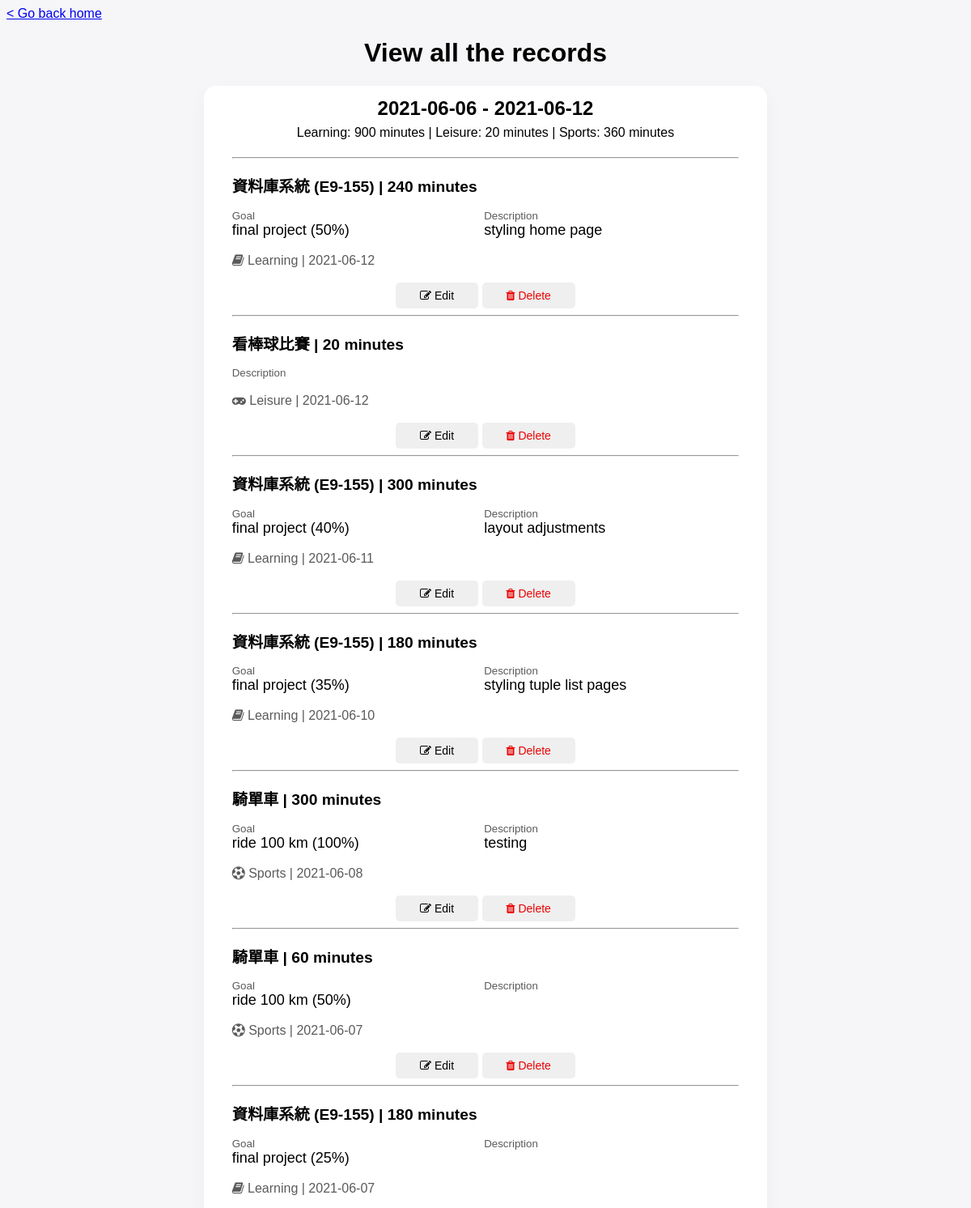
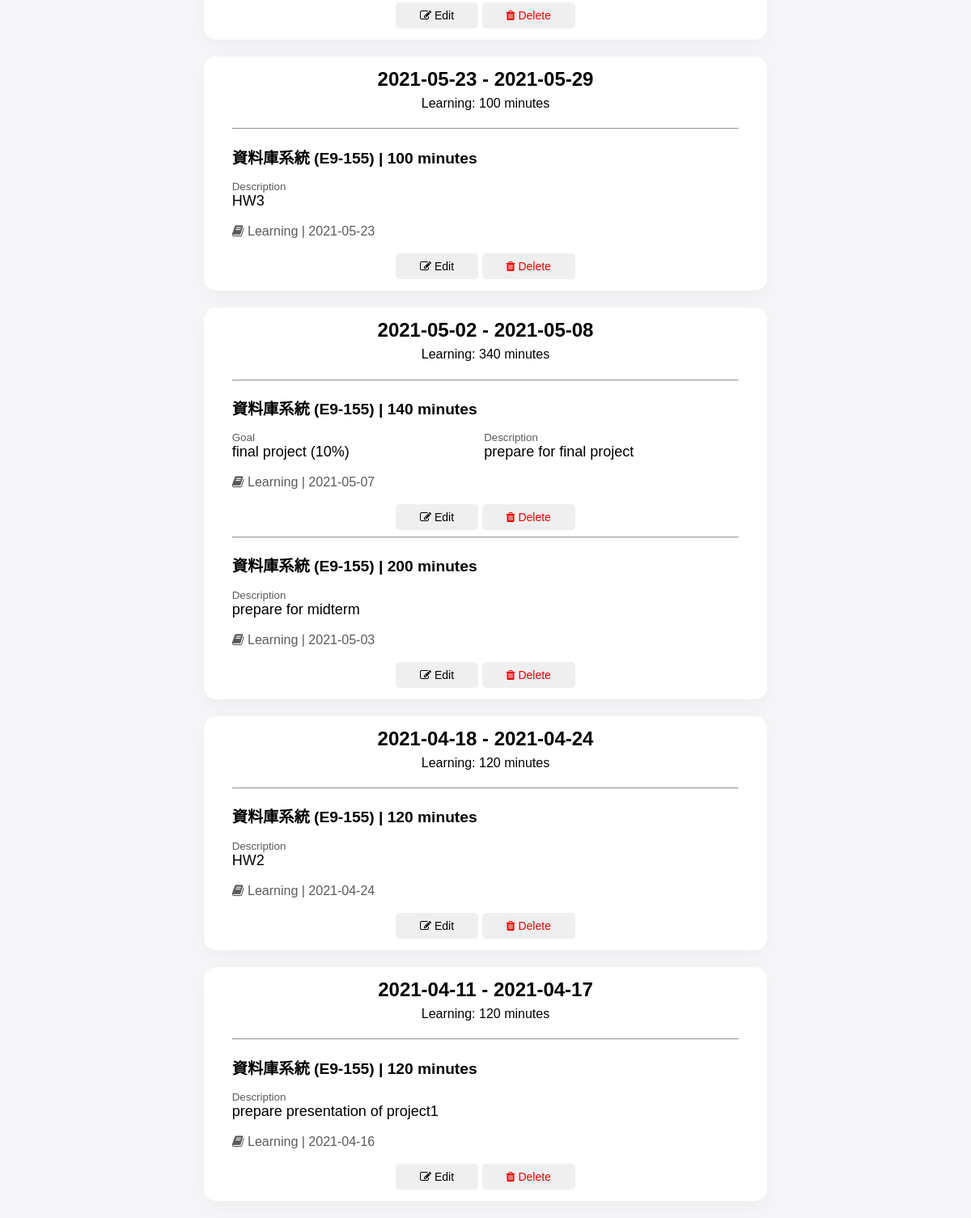
The app's page /records/listAll with its own data (2 pictures, top to bottom).
### MainApp/models.py (models this page shows, shortened)
class Items(db.Model):
    __tablename__ = 'Items'
    Category = db.Column(db.VARCHAR(20), nullable=False)
    ItemNumber = db.Column(db.CHAR(6), primary_key=True)
    Name = db.Column(db.VARCHAR(50), nullable=False)
    item_referenced_by_record = db.relationship('Records', lazy=True, cascade='delete')
    item_referenced_by_goal = db.relationship('Goals', lazy=True, cascade='delete')

class Records(db.Model):
    __tablename__ = 'Records'
    ItemNumber = db.Column(db.CHAR(6), db.ForeignKey('Items.ItemNumber', ondelete='CASCADE'), primary_key=True)
    Date = db.Column(db.CHAR(10), default=datetime.today().strftime("%Y/%m/%d"))
    Duration = db.Column(db.Integer, nullable=False)
    GoalNumber = db.Column(db.CHAR(6), db.ForeignKey('Goals.GoalNumber', ondelete='SET NULL'), default=None)
    AchievePercentage = db.Column(db.Integer, default=0)
    Description = db.Column(db.VARCHAR(100))
    SetDateTime = db.Column(db.CHAR(20), primary_key=True)
    '''
    __table_args__ = (
        db.ForeignKeyConstraint(['ItemNumber'], ['Items.ItemNumber']),
        db.ForeignKeyConstraint(['GoalNumber'], ['Goals.GoalNumber']),
    )
    '''

class Goals(db.Model):
    __tablename__ = 'Goals'
    GoalNumber = db.Column(db.CHAR(6), primary_key=True)
    ItemNumber = db.Column(db.CHAR(6), db.ForeignKey('Items.ItemNumber', ondelete='CASCADE'), nullable=False)
    Goal = db.Column(db.VARCHAR(100), nullable=False)
    Achieved = db.Column(db.CHAR(1), nullable=False)
    AchievePercentage = db.Column(db.Integer, default=0)
    SetDate = db.Column(db.CHAR(10))
    AchieveDate = db.Column(db.CHAR(10))
    '''
    __table_args__ = (
        db.ForeignKeyConstraint(['ItemNumber'], ['Items.ItemNumber']),
    )
    '''
    goal_referenced_by_record = db.relationship('Records', lazy=True, foreign_keys='Records.GoalNumber')

### main.py (the view)
@app.route('/records/listAll')
def records_listAll():
    return records_views.listRecords()

### MainApp/templates/records/record_listAll.html (shortened to what this page needs)
<!doctype html>
<html>
    <link rel="stylesheet" href="/static/records/record_listAll_css.css">
    <link rel="stylesheet" href="https://cdnjs.cloudflare.com/ajax/libs/font-awesome/4.7.0/css/font-awesome.min.css">
    <body onload="setInfo()">
        <a href="/home" title="go to Homepage">&lt; Go back home</a>
        <div id="recordListContainer">
            <h1 class="recordListContainer">View all the records</h1>
            {% for rl in records %}
            <div class="intervalContainer">
                <h2 class="interval">{{bound[loop.index0][0]}} - {{bound[loop.index0][1]}}</h2>
                <h4 class="summary">
                    {{summary[loop.index0][0].Category}}: {{summary[loop.index0][0].Total}} minutes
                    {% for s in summary[loop.index0][1:] %}
                 | {{s.Category}}: {{s.Total}} minutes
                    {% endfor %}
                </h4>
                {% for r in rl %}
                <div class="recordContainer">
                    <hr>
                    {% if r.Category == 'Learning' %}
                        <h3 class="item">{{r.Name}} ({{r.ItemNumber}}) | {{r.Duration}} minutes</h3>
                    {% else %}
                        <h3 class="item">{{r.Name}} | {{r.Duration}} minutes</h3>
                    {% endif %}
                    {% if r.Goal != None %}
                        <div class="recordInfoContainer">
                            <p class="goalTitle">Goal</p>
                            <p class="goal">{{r.Goal}} ({{r.AchievePercentage}}%)</p>
                        </div>
                    {% endif %}
                    <div class="recordInfoContainer">
                        <p class="descriptionTitle">Description</p>
                        <p class="description">{{r.Description}}</p>
                    </div>
                    {% if r.Category == 'Learning' %}
                        <p class="categoryAndDate"><i class="fa fa-book"></i> {{r.Category}} | {{r.Date}}</p>
                    {% elif r.Category == 'Sports' %}
                        <p class="categoryAndDate"><i class="fa fa-soccer-ball-o"></i>  {{r.Category}} | {{r.Date}}</p>
                    {% else %}
                        <p class="categoryAndDate"><i class="fa fa-gamepad"></i>  {{r.Category}} | {{r.Date}}</p>
                    {% endif %}
                    <br>
                    <div class="buttonContainer">
                        <button class="modifyRequestButton" onclick="sendModifyRequest('{{r.ItemNumber}}', '{{r.Date}}', '{{r.SetDateTime}}')"><i class="fa fa-edit"></i> Edit</button>
                        <button class="deleteRequestButton" onclick="deleteWarn('{{r.ItemNumber}}', '{{r.Date}}', '{{r.SetDateTime}}')"><i class="fa fa-trash"></i> Delete</button>
                    </div>
                </div>
                {% endfor %}
            </div>
            {% endfor %}
        </div>
    </body>
</html>

### MainApp/static/records/record_listAll_css.css (style rules this page uses)
body { background-color: #f6f6f8; }
a, li, div, h4, p { font-family: Calibri, sans-serif; }
h1, h2, h3 { font-family: sans-serif; }
h2 { text-align: center; padding-top: 2%; margin-bottom: 1%; }
h3 { font-size: larger; margin-bottom: 0%; }
h4 { margin-top: 1%; font-weight: normal; text-align: center; }
#recordListContainer { width: 60%; text-align: center; margin: auto; }
.intervalContainer { background-color: white; text-align: left; border-width: 1px; border-radius: 15px; box-shadow: 0px 8px 24px rgb(13 13 18 / 4%); margin: 1% 1% 3% 1%; padding-bottom: 2%; }
.recordContainer { width: 90%; margin: auto; }
.recordInfoContainer { width: 49%; display: inline-block; vertical-align: top; }
.goalTitle, .descriptionTitle { color: rgb(90, 90, 90); font-size: smaller; margin-top: 5%; margin-bottom: 0%; }
.goal, .description { font-size: large; margin-top: 0%; }
.categoryAndDate { color: rgb(90, 90, 90); margin: 0; }
.buttonContainer { text-align: center; }
button { border-style: none; border-radius: 5px; font-size: 14px; padding: 8px 30px; cursor: pointer; }
.modifyRequestButton { color: black; }
.deleteRequestButton { color: rgb(235, 4, 4); }

### records on screen
Items: bound "2021-06-06", bound "2021-06-12", Category "Learning", summary "900", bound "2021-05-23", bound "2021-05-29", summary "100", bound "2021-05-02", bound "2021-05-08", summary "340", bound "2021-04-18", bound "2021-04-24", summary "120", bound "2021-04-11", bound "2021-04-17"
Items: Category "Leisure", Total "20"
Items: Category "Sports", Total "360"
Records: Name "資料庫系統", ItemNumber "E9-155", Duration "240", Goal "final project", AchievePercentage "50", Description "styling home page", Category "Learning", Date "2021-06-12"
Records: Name "看棒球比賽", Duration "20", Category "Leisure", Date "2021-06-12"
Records: Name "資料庫系統", ItemNumber "E9-155", Duration "300", Goal "final project", AchievePercentage "40", Description "layout adjustments", Category "Learning", Date "2021-06-11"
Records: Name "資料庫系統", ItemNumber "E9-155", Duration "180", Goal "final project", AchievePercentage "35", Description "styling tuple list pages", Category "Learning", Date "2021-06-10"
Records: Name "騎單車", Duration "300", Goal "ride 100 km", AchievePercentage "100", Description "testing", Category "Sports", Date "2021-06-08"
Records: Name "騎單車", Duration "60", Goal "ride 100 km", AchievePercentage "50", Category "Sports", Date "2021-06-07"
Records: Name "資料庫系統", ItemNumber "E9-155", Duration "180", Goal "final project", AchievePercentage "25", Category "Learning", Date "2021-06-07"
Records: Name "資料庫系統", ItemNumber "E9-155", Duration "100", Description "HW3", Category "Learning", Date "2021-05-23"
Records: Name "資料庫系統", ItemNumber "E9-155", Duration "140", Goal "final project", AchievePercentage "10", Description "prepare for final project", Category "Learning", Date "2021-05-07"
Records: Name "資料庫系統", ItemNumber "E9-155", Duration "200", Description "prepare for midterm", Category "Learning", Date "2021-05-03"
Records: Name "資料庫系統", ItemNumber "E9-155", Duration "120", Description "HW2", Category "Learning", Date "2021-04-24"
Records: Name "資料庫系統", ItemNumber "E9-155", Duration "120", Description "prepare presentation of project1", Category "Learning", Date "2021-04-16"
